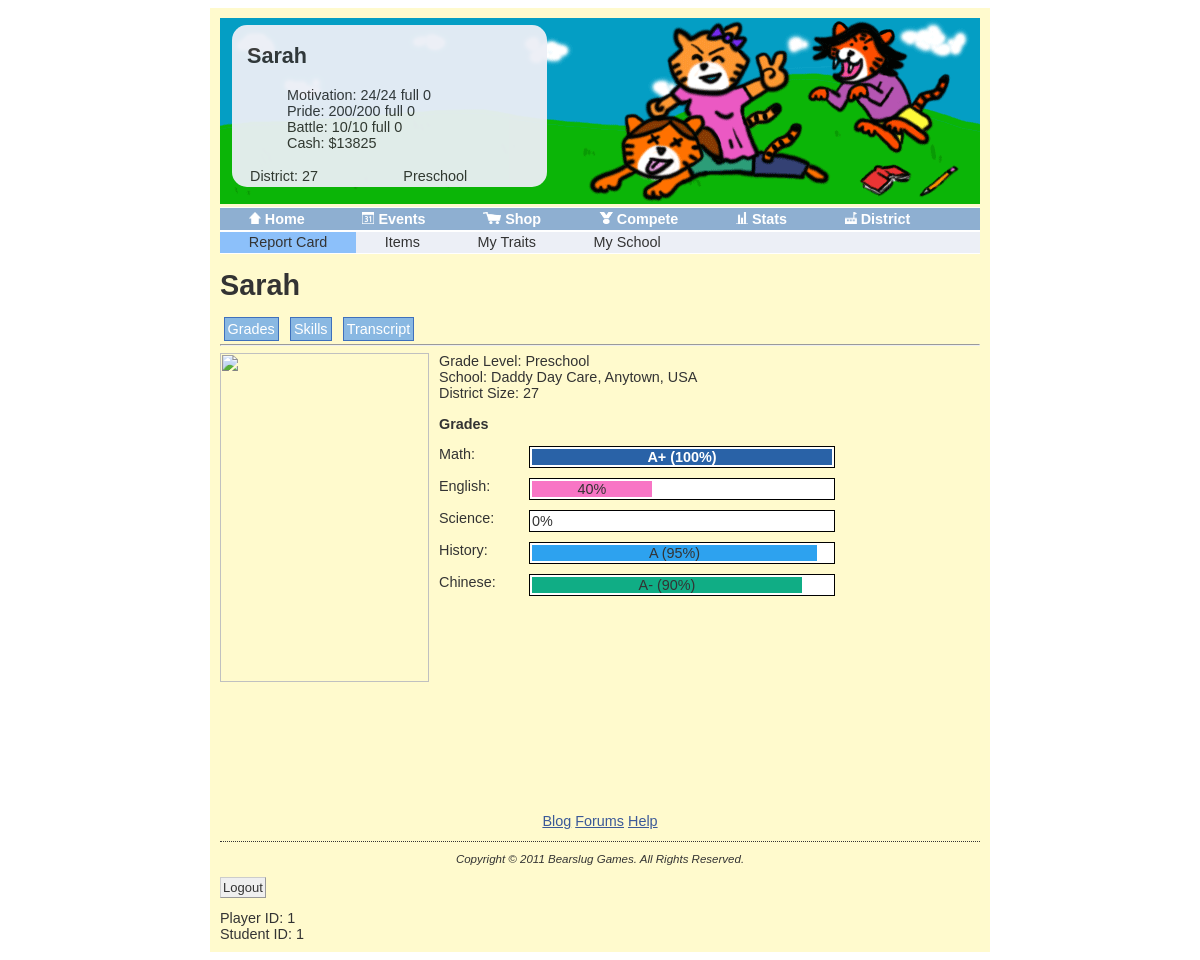
/reportcard.php (signed in), run on the app's committed database.
### tables this page shows
CREATE TABLE `characters` (
  `name` varchar(20) NOT NULL,
  `gender` binary(1) NOT NULL,
  `gradeLevel` tinyint(2) NOT NULL DEFAULT '-1',
  `inappropriate` binary(1) DEFAULT NULL,
  `cash` mediumint(8) unsigned NOT NULL DEFAULT '20000',
  `maxBattle` tinyint(3) unsigned NOT NULL DEFAULT '3',
  `currBattle` tinyint(3) unsigned NOT NULL DEFAULT '3',
  `maxMotivation` tinyint(3) unsigned NOT NULL DEFAULT '10',
  `currMotivation` tinyint(3) unsigned NOT NULL DEFAULT '10',
  `maxPride` mediumint(8) unsigned NOT NULL DEFAULT '100',
  `currPride` mediumint(8) unsigned NOT NULL DEFAULT '100',
  `numWon` mediumint(8) unsigned NOT NULL DEFAULT '0',
  `numLost` mediumint(8) unsigned NOT NULL DEFAULT '0',
  `skillPoints` tinyint(3) unsigned NOT NULL DEFAULT '0',
  `burnoutTimer` datetime DEFAULT NULL,
  `round` tinyint(3) unsigned NOT NULL DEFAULT '0',
  `studentID` int(10) unsigned NOT NULL AUTO_INCREMENT,
  `pianoMultiplier` float unsigned NOT NULL DEFAULT '1',
  `pianoSkillLevel` tinyint(3) unsigned NOT NULL DEFAULT '1',
  `violinMultiplier` float unsigned NOT NULL DEFAULT '1',
  `violinSkillLevel` tinyint(3) unsigned NOT NULL DEFAULT '1',
  `athleticsMultiplier` float unsigned NOT NULL DEFAULT '1',
  `athleticsSkillLevel` tinyint(3) unsigned NOT NULL DEFAULT '1',
  `danceMultiplier` float unsigned NOT NULL DEFAULT '1',
  `danceSkillLevel` tinyint(3) unsigned NOT NULL DEFAULT '1',
  `languageMultiplier` float unsigned NOT NULL DEFAULT '1',
  `languageSkillLevel` tinyint(3) unsigned NOT NULL DEFAULT '1',
  `scienceMultiplier` float unsigned NOT NULL DEFAULT '1',
  `scienceSkillLevel` tinyint(3) unsigned NOT NULL DEFAULT '1',
  `mathMultiplier` float unsigned NOT NULL DEFAULT '1',
  `mathSkillLevel` tinyint(3) unsigned NOT NULL DEFAULT '1',
  `historyMultiplier` float unsigned NOT NULL DEFAULT '1',
  `historySkillLevel` tinyint(3) unsigned NOT NULL DEFAULT '1',
  `chineseMultiplier` float unsigned NOT NULL DEFAULT '1',
  `chineseSkillLevel` tinyint(3) unsigned NOT NULL DEFAULT '1',
  `cultureMultiplier` float unsigned NOT NULL DEFAULT '1',
  `cultureSkillLevel` tinyint(3) unsigned NOT NULL DEFAULT '1',
  `chineseEXP` smallint(5) unsigned NOT NULL DEFAULT '0',
  `mathEXP` smallint(5) unsigned NOT NULL DEFAULT '0',
  `languageEXP` smallint(5) unsigned NOT NULL DEFAULT '0',
  `scienceEXP` smallint(5) unsigned NOT NULL DEFAULT '0',
  `historyEXP` smallint(5) unsigned NOT NULL DEFAULT '0',
  `athleticsEXP` smallint(5) unsigned NOT NULL DEFAULT '0',
  `danceEXP` smallint(5) unsigned NOT NULL DEFAULT '0',
  `violinEXP` smallint(5) unsigned NOT NULL DEFAULT '0',
  `pianoEXP` smallint(5) unsigned NOT NULL DEFAULT '0',
  `cultureEXP` smallint(5) unsigned NOT NULL DEFAULT '0',
  `lastAction` int(10) unsigned DEFAULT NULL,
  `battleTimer` int(10) unsigned DEFAULT NULL,
  `motivationTimer` int(10) unsigned DEFAULT NULL,
  `prideTimer` int(10) unsigned DEFAULT NULL,
  PRIMARY KEY (`studentID`),
  UNIQUE KEY `name_2` (`name`),
  KEY `name` (`name`),
  KEY `inappropriate` (`inappropriate`)
);

CREATE TABLE `schools` (
  `schoolName` varchar(35) DEFAULT NULL,
  `schoolType` varchar(13) NOT NULL,
  `schoolID` int(10) unsigned NOT NULL AUTO_INCREMENT,
  `description` varchar(200) DEFAULT NULL,
  `friendsReq` smallint(5) unsigned NOT NULL DEFAULT '0',
  PRIMARY KEY (`schoolID`)
);

CREATE TABLE `grades` (
  `subject` varchar(20) NOT NULL,
  `gradeLevel` tinyint(4) NOT NULL DEFAULT '-1',
  `gradeID` int(10) unsigned NOT NULL AUTO_INCREMENT,
  PRIMARY KEY (`gradeID`)
);

CREATE TABLE `charGrades` (
  `studentID` int(10) unsigned NOT NULL,
  `gradeID` int(10) unsigned NOT NULL,
  `percent` float NOT NULL DEFAULT '0',
  KEY `studentID` (`studentID`),
  KEY `gradeID` (`gradeID`)
);

### botm_functions.php (called while the page is built, shortened)
<?php
  $RT = 30;
  function queryMysql($query) {
    $result = mysql_query($query) or die(mysql_error());
    return $result;
  }
?>

### reportcard.php (the view, shortened to what this page needs)
<?php
  require_once 'header.php';
  require_once 'botm_functions.php';
  function getLetterGrade($percent) {
    if ($percent < 60) {
      $letterGrade = 'F';
    }
    elseif ($percent < 70) {
      $letterGrade = 'D';
    }
    elseif ($percent < 80) {
      $letterGrade = 'C';
    }
    elseif ($percent < 90) {
      $letterGrade = 'B';
    }
    elseif ($percent <= 100) {
      $letterGrade = 'A';
    }
    if ($letterGrade != 'F' && $percent != 100 && ($percent % 10) < 3) {
      $letterGrade = $letterGrade . '-';
    }
    elseif ($letterGrade != 'F' && ($percent % 10) > 6) {
      $letterGrade = $letterGrade . '+';
    }
    elseif ($percent == 100) {
      $letterGrade = 'A+';
    }
    return $letterGrade;
  }
echo <<<_HTML
<script src="scripts/sliding.js"></script>
<script>
function reportName(studentID) {
  params = "studentID=" + studentID
  request = new ajaxRequest()
  request.open("POST", "report_name.php", true)
   request.setRequestHeader("Content-type", "application/x-www-form-urlencoded")
  request.setRequestHeader("Content-length", params.length)
  request.setRequestHeader("Connection", "close")
  request.onreadystatechange = function()
  {
    if (this.readyState == 4) // readyState == 4 means the page is done loading
    {
      if (this.status == 200) // status == 200 means the query returned successfully
      {
        if (this.responseText != null)
        {
          document.getElementById('reportName').innerHTML = this.reponseTest
        }
        else alert("Ajax error: No data received")
      }
      else alert("Ajax error1: " + this.statusText + " " + this.status)
    }
  }
  request.send(params)
}
</script>
  <ul id="subnav">
    <li class="selected"><a href="reportcard.php">Report Card</a>
    <li><a href="items.php">Items</a>
    <li><a href="traits.php">My Traits</a>
    <li><a href="school.php">My School</a>
  </ul>
_HTML;
  $query = "SELECT name,characters.studentID,gradeLevel from accounts,characters WHERE playerID=$playerID AND accounts.studentID=characters.studentID";
  $result = queryMysql($query);
  $row = mysql_fetch_array($result);
  $name 	= $row['name'];
  $studentID 	= $row['studentID'];
  $gradeLevel 	= $row['gradeLevel'];
  $query = "SELECT schoolID from charSchool WHERE studentID=$studentID";
  $result = queryMysql($query);
  $schoolID = mysql_result($result, 0);
  $query = "SELECT schoolName from schools WHERE schoolID=$schoolID";
  $result = queryMysql($query);
  $schoolName = mysql_result($result, 0);
  echo <<<_HTML
<h1>$name</h1>
<div class="control-panel">
<ul class="control-list">
  <li id="1">Grades</li>
  <li id="2">Skills</li>
  <li id="3">Transcript</li>
</ul>
</div>
<hr>
<img src="images/asian_girl_profile" width="209" height="329" align="left" style="margin-right:10px">
<div id="report-wrapper"><div class="glidingreport">
<span class="gliding-report-content">
Grade Level: $gradeString<br>
School: $schoolName<br>
District Size: 27<br>
_HTML;
   echo <<<_HTML
<p><strong>Grades</strong><br>
_HTML;
    $query = "SELECT gradeID, subject FROM grades WHERE gradeLevel=$gradeLevel";
    $result = queryMysql($query);
    while($row = mysql_fetch_array($result)) {
      $gradeID	= $row['gradeID'];
      $subject	= $row['subject'];
      $query = "SELECT percent FROM charGrades WHERE gradeID=$gradeID AND " .
               "studentID=$studentID";
      $result2 = queryMysql($query);
      $percent = mysql_result($result2, 0);
      $letterGrade = getLetterGrade($percent);
      $progressWidth = 300 * ($percent / 100);
      echo <<<_HTML
<div style="float: left;width:90px">$subject:<pre></div><div style="float:left;width:300px;padding:2px;background-color:white;border:1px solid black;text-align:center">
    <div style="width:
_HTML;
      echo "$progressWidth";
      if ($percent < 70) {
        echo <<<_HTML
px;background-color:#F875C5;">$percent%
    </div></div><br><br>
_HTML;
      }
      elseif ($percent < 80) {
        echo <<<_HTML
px;background-color:#F28626;"> $letterGrade ($percent%)
    </div></div><br><br>
_HTML;
      }
      elseif ($percent < 90) {
        echo <<<_HTML
px;background-color:#D6ADFF;"> $letterGrade ($percent%)
    </div></div><br><br>
_HTML;
       }
      elseif ($percent < 95) {
        echo <<<_HTML
px;background-color:#10AD85;"> $letterGrade ($percent%)
    </div></div><br><br>
_HTML;
      }
      elseif ($percent <= 99) {
        echo <<<_HTML
px;background-color:#2DA2EF;"> $letterGrade ($percent%)
    </div></div><br><br>
_HTML;
      }
      elseif ($percent = 100) {
        echo <<<_HTML
px;background-color:#2962A7;color:#FFFFFF"><strong>$letterGrade ($percent%) </strong>
    </div></div><br><br>
_HTML;
      }
    }
    echo '</span><span class="gliding-report-content">';
  $skillEXPs = array('cultureEXP', 'pianoEXP', 'violinEXP', 'athleticsEXP', 'danceEXP',
                     'languageEXP', 'scienceEXP', 'mathEXP',
                     'chineseEXP');
  echo "<table cellpadding=\"5\"><tr>";
  foreach ($skillEXPs as $skillEXP) {
    $index = array_search($skillEXP, $skillEXPs);
     if ($index == 2 || $index == 5) {
       echo '</tr><tr>';
     }
  }
  echo '</tr></table></span><span class="gliding-report-content">';
  echo "<table cellpadding=\"5\">";
  echo '</table></span></div></div>';
  echo <<<_HTML
<center><a href="blog.html">Blog</a>
        <a href="forums.html">Forums</a>
        <a href="help.html">Help</a>
<address>Copyright &copy 2011 Bearslug Games. All Rights Reserved.</address>
</center>
<form action="logout.php" method="post"><pre>
<input type="submit" value="Logout" />
</pre></form>
Player ID: $playerID<br>
Student ID: $studentID
</body>
</html>
_HTML;
?>

### header.php (shortened to what this page needs)
<?php
  require_once 'botm_functions.php';
  $time = time();
  if(isset($_SESSION['playerID'])) {
    $playerID = $_SESSION['playerID'];
    $query = "SELECT * FROM accounts WHERE playerID='$playerID'";
    $result = queryMysql($query);
    $row = mysql_fetch_array($result);
    $studentID = $row['studentID'];
    $query = "SELECT * FROM characters WHERE studentID='$studentID'";
    $result = queryMysql($query);
    $row = mysql_fetch_array($result);
    $characterName      = $row['name'];
    $currMotivation     = $row['currMotivation'];
    $maxMotivation      = $row['maxMotivation'];
    $currPride          = $row['currPride'];
    $maxPride           = $row['maxPride'];
    $currBattle         = $row['currBattle'];
    $maxBattle          = $row['maxBattle'];
    $cash               = $row['cash'];
    $gradeLevel         = $row['gradeLevel'];
    $motivationTimer    = $row['motivationTimer'];
    $prideTimer         = $row['prideTimer'];
    $battleTimer        = $row['battleTimer'];
    if ($gradeLevel == -1) {
      $gradeString = 'Preschool';
    }
    elseif ($gradeLevel == 0) {
      $gradeString = 'Kindergarten';
    }
    else {
      $gradeString = 'Grade: ' . "$gradeLevel";
    }
  }
  else {
    header( 'Location: logout.php' );
  }
  $motivationTime = $time - $motivationTimer;
  $prideTime = $time - $prideTimer;
  $battleTime = $time - $battleTimer;
  $currMotivation = min($currMotivation + floor($motivationTime/$RT),$maxMotivation);
  $currPride = min($currPride + floor($prideTime/$RT),$maxPride);
  $currBattle = min($currBattle + floor($battleTime/$RT),$maxBattle);
  $motivationTime %= $RT;
  $prideTime %= $RT;
  $battleTime %= $RT;
  if ($currMotivation == $maxMotivation)
    $motivationTime = 0;
  if ($currPride == $maxPride)
    $prideTime = 0;
  if ($currBattle == $maxBattle)
    $battleTime = 0;
  echo <<<_HTML
<!DOCTYPE html PUBLIC "-//W3C//DTD HTML 4.01//EN">
<html>
 <head>
  <link rel="stylesheet" href="styles/style.css">
 </head>
<div id="container">
<body>
<div id="topbar">
<img src="images/logo.gif">
<div id="cssbox">
<h2 align="left">$characterName</h2>
<ul class = "stats">
  <li>Motivation: <span id="currMotivation">$currMotivation</span>/<span id="maxMotivation">$maxMotivation</span> <span id="motivationTimer" title=$motivationTime>a</span> <span id="motivationTime">$motivationTime</span>
  <li>Pride: <span id="currPride">$currPride</span>/<span id="maxPride">$maxPride</span> <span id="prideTimer" title=$prideTime>a</span> <span id="prideTime">$prideTime</span>
  <li> Battle: <span id="currBattle">$currBattle</span>/<span id="maxBattle">$maxBattle</span> <span id="battleTimer" title=$battleTime>a</span> <span id="battleTime">$battleTime</span>
  <li>Cash: $<span id="cash">$cash</span>
</ul>
<table width=100%>
  <tr>
    <td>District: 27</td>
    <td>$gradeString</td>
  </tr>
</table>
</div>
<ul id="nav">
  <li onMouseOver="document.images['icon_home'].src='images/icon_home1.gif'" onMouseOut="document.images['icon_home'].src='images/icon_home.gif'"><a href="main.php"><img name="icon_home" src="images/icon_home.gif" height=12 width=12/> Home</a>
  <li onMouseOver="document.images['icon_events'].src='images/icon_events1.gif'" onMouseOut="document.images['icon_events'].src='images/icon_events.gif'"><a href="events_academic.php"><img name="icon_events" src="images/icon_events.gif" height=12 width=12/> Events</a>
  <li onMouseOver="document.images['icon_shop'].src='images/icon_shop1.gif'" onMouseOut="document.images['icon_shop'].src='images/icon_shop.gif'"><a href="shop.php"><img name="icon_shop" src="images/icon_shop.gif" height=12 width=18/> Shop</a>
  <li onMouseOver="document.images['icon_compete'].src='images/icon_compete1.gif'" onMouseOut="document.images['icon_compete'].src='images/icon_compete.gif'"><a href="compete.html"><img name="icon_compete" src="images/icon_compete.gif" height=12 width=14/> Compete</a>
  <li onMouseOver="document.images['icon_stats'].src='images/icon_stats1.gif'" onMouseOut="document.images['icon_stats'].src='images/icon_stats.gif'"><a href="reportcard.php"><img name="icon_stats" src="images/icon_stats.gif" height=12 width=12/> Stats</a>
  <li onMouseOver="document.images['icon_district'].src='images/icon_district1.gif'" onMouseOut="document.images['icon_district'].src='images/icon_district.gif'"><a href="district.html"><img name="icon_district" src="images/icon_district.gif" height=12 width=12/> District</a>
</ul>
</div>
_HTML;
?>

### styles/style.css (style rules this page uses)
A:link, A:visited { color: #3b5998; }
h1, h2 { font-family: Helvetica, Arial, SunSans-Regular, sans-serif; }
body { background-color: white; color: black; font: .9em "lucida grande", tahoma, verdana, arial, sans-serif; padding-left: 0; }
#container { background: #fffacd; color: #333; margin: auto; padding: 10px; width: 760px; }
#topbar { overflow: auto; width: 100%; }
input { -moz-border-radius: 3px; border: 1px solid #999; border-left-color: #ccc; border-top-color: #ccc; color: #333; font-size: 13px; margin: 5 5 5 0; padding: 2px; }
#cssbox { background: #eceff6; border-radius: 15px; float: left; margin-left: 12px; margin-top: 25px; opacity: .95; padding-left: 15px; position: absolute; top: 0; width: 300px !important; width: 250px; }
#cssbox ul { list-style: none; }
#nav, #nav ul { background: #8eafd1; border: solid white; border-width: 1px 0; float: left; font-weight: bold; line-height: 1; list-style: none; margin: 0 0 0 0; padding: 0; width: 100%; }
#nav a { color: white; display: block; padding: 0.25em 2em; text-decoration: none; text-align:center; width: auto; }
#nav li { float: left; padding: 0; width: auto; }
#subnav, #subnav ul { background: #eceff6; border: solid white; border-width: 1px 0; float: left; font-weight: normal; line-height: 1; list-style: none; margin: 0 0 1em 0; padding: 0; width: 100%; }
#subnav a { color: #333; display: block; padding: 0.25em 2em; text-align: center; text-decoration: none; width: auto; }
#subnav li { float: left; padding: 0; width: auto; }
#subnav li.selected { background: #8cc0fa; }
address { border-top: thin dotted; font-size:.8em; margin-top: 1em; padding-top: 1em; }
#report-wrapper { width: 510px; overflow: hidden; }
.control-panel ul { margin: 0; padding: 0; display: inline; }
.control-panel li { display: inline; margin: .25em; padding: 3px; color:#fff; cursor: pointer; background: #89B8E2; border:#3F70BC solid 1px; }
.glidingreport { width: 6000px; height: 460px; position: relative; left: 0; }
.gliding-report-content { width: 760px; height: 460px; float: left; padding: 0; margin: 0; }

### data on the page
characters: name "Sarah", currMotivation "24", maxMotivation "24", motivationTime "0", currPride "200", maxPride "200", prideTime "0", currBattle "10", maxBattle "10", battleTime "0", cash "13825", gradeLevel "Preschool", studentID "1"
schools: schoolName "Daddy Day Care, Anytown, USA"
grades: subject "Math", chargrades.percent "A+", chargrades.percent "100"
grades: subject "English", chargrades.percent "40"
grades: subject "Science", chargrades.percent "0"
grades: subject "History", chargrades.percent "A", chargrades.percent "95"
grades: subject "Chinese", chargrades.percent "A-", chargrades.percent "90"

### other printed values
$playerID "1"
